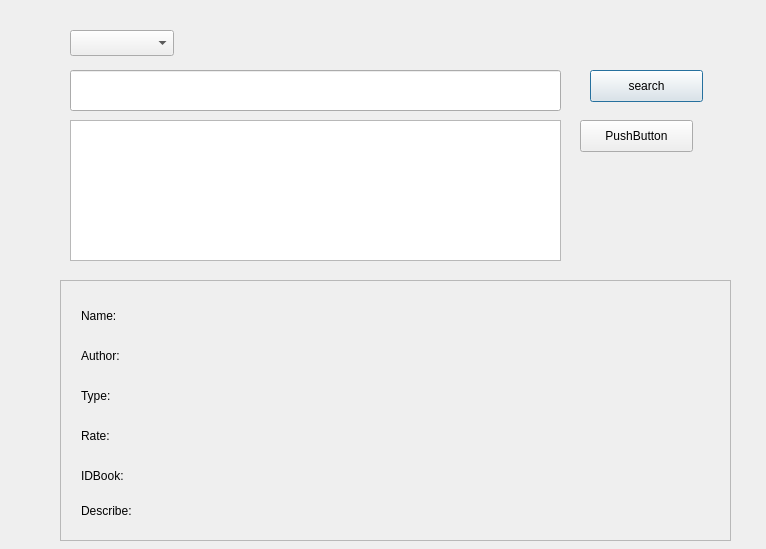
<?xml version="1.0" encoding="UTF-8"?>
<ui version="4.0">
 <class>Search</class>
 <widget class="QDialog" name="Search">
  <property name="geometry">
   <rect>
    <x>0</x>
    <y>0</y>
    <width>766</width>
    <height>549</height>
   </rect>
  </property>
  <property name="windowTitle">
   <string>Dialog</string>
  </property>
  <widget class="QPushButton" name="pushButton">
   <property name="geometry">
    <rect>
     <x>590</x>
     <y>70</y>
     <width>113</width>
     <height>32</height>
    </rect>
   </property>
   <property name="text">
    <string>search</string>
   </property>
  </widget>
  <widget class="QComboBox" name="comboBox">
   <property name="geometry">
    <rect>
     <x>70</x>
     <y>30</y>
     <width>104</width>
     <height>26</height>
    </rect>
   </property>
  </widget>
  <widget class="QLineEdit" name="txtSearch">
   <property name="geometry">
    <rect>
     <x>70</x>
     <y>70</y>
     <width>491</width>
     <height>41</height>
    </rect>
   </property>
  </widget>
  <widget class="QListWidget" name="listWidget">
   <property name="geometry">
    <rect>
     <x>70</x>
     <y>120</y>
     <width>491</width>
     <height>141</height>
    </rect>
   </property>
  </widget>
  <widget class="QScrollArea" name="scrollArea">
   <property name="geometry">
    <rect>
     <x>60</x>
     <y>280</y>
     <width>671</width>
     <height>261</height>
    </rect>
   </property>
   <property name="widgetResizable">
    <bool>true</bool>
   </property>
   <widget class="QWidget" name="scrollAreaWidgetContents">
    <property name="geometry">
     <rect>
      <x>0</x>
      <y>0</y>
      <width>669</width>
      <height>259</height>
     </rect>
    </property>
    <widget class="QLabel" name="BookName">
     <property name="geometry">
      <rect>
       <x>20</x>
       <y>20</y>
       <width>660</width>
       <height>30</height>
      </rect>
     </property>
     <property name="text">
      <string>Name:</string>
     </property>
    </widget>
    <widget class="QLabel" name="BookAuthor">
     <property name="geometry">
      <rect>
       <x>20</x>
       <y>60</y>
       <width>660</width>
       <height>30</height>
      </rect>
     </property>
     <property name="text">
      <string>Author:</string>
     </property>
    </widget>
    <widget class="QLabel" name="BookType">
     <property name="geometry">
      <rect>
       <x>20</x>
       <y>100</y>
       <width>660</width>
       <height>30</height>
      </rect>
     </property>
     <property name="text">
      <string>Type:</string>
     </property>
    </widget>
    <widget class="QLabel" name="BookRate">
     <property name="geometry">
      <rect>
       <x>20</x>
       <y>140</y>
       <width>660</width>
       <height>30</height>
      </rect>
     </property>
     <property name="text">
      <string>Rate:</string>
     </property>
    </widget>
    <widget class="QLabel" name="BookDes">
     <property name="geometry">
      <rect>
       <x>20</x>
       <y>180</y>
       <width>660</width>
       <height>100</height>
      </rect>
     </property>
     <property name="text">
      <string>Describe:</string>
     </property>
    </widget>
    <widget class="QLabel" name="IDBook">
     <property name="geometry">
      <rect>
       <x>20</x>
       <y>180</y>
       <width>660</width>
       <height>30</height>
      </rect>
     </property>
     <property name="text">
      <string>IDBook:</string>
     </property>
    </widget>
   </widget>
  </widget>
  <widget class="QPushButton" name="WatchBook">
   <property name="geometry">
    <rect>
     <x>580</x>
     <y>120</y>
     <width>113</width>
     <height>32</height>
    </rect>
   </property>
   <property name="text">
    <string>PushButton</string>
   </property>
  </widget>
 </widget>
 <resources/>
 <connections/>
</ui>
